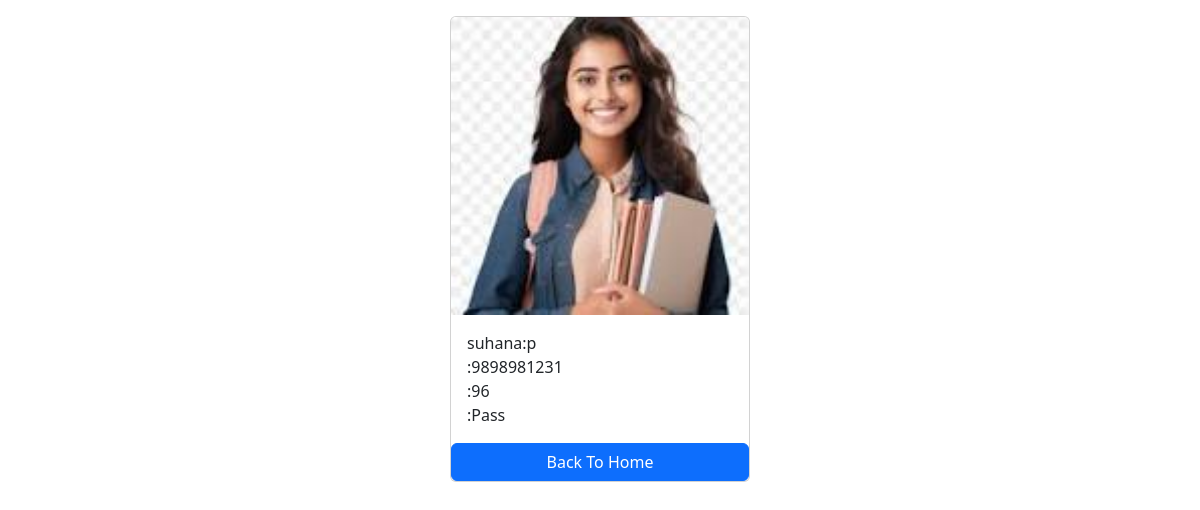
The page /students/3/ on the database its author committed.
### report/models.py (models this page shows, shortened)
class Student(models.Model):
    first_name=models.CharField(max_length=100)
    last_name=models.CharField(max_length=100)
    photo=models.ImageField(upload_to='images')
    phone_number=models.IntegerField(max_length=10,blank=True)
    marks=models.CharField(max_length=100,blank=True)
    result=models.CharField(max_length=100)

### report/views.py (the view)
# urls.py: path('<int:pk>/',views.student_detail,name='student_detail'),
def student_detail(request,pk):
    student=get_object_or_404(Student,pk=pk)
    context={
        'student':student,
    }
    return render(request,'student_detail.html',context)

### templates/student_detail.html (shortened to what this page needs)
<!DOCTYPE html>
<html lang="en">
<head>
    <link href="https://cdn.jsdelivr.net/npm/bootstrap@5.3.3/dist/css/bootstrap.min.css" rel="stylesheet">
</head>
<body>
    <div class="container mt-3">
        <div class="card mx-auto" style="width:300px">
           <img src="{{student.photo.url}}" class="card-img-top" alt="">
            <div class="card-body">
                <p class="card-text m-0">{{student.first_name}}:{{student.last_name}}</p>
                <p class="card-text m-0">:{{student.phone_number}}</p>
                <p class="card-text m-0">:{{student.marks}}</p>
                <p class="card-text m-0">:{{student.result}}</p>
             </div>
            <a href="{% url "home" %}" class="btn btn-primary">Back To Home</a>
        </div>
    </div>
</body>
</html>

### rows shown on the page
Student: photo (picture), first_name "suhana", last_name "p", phone_number "9898981231", marks "96", result "Pass"
